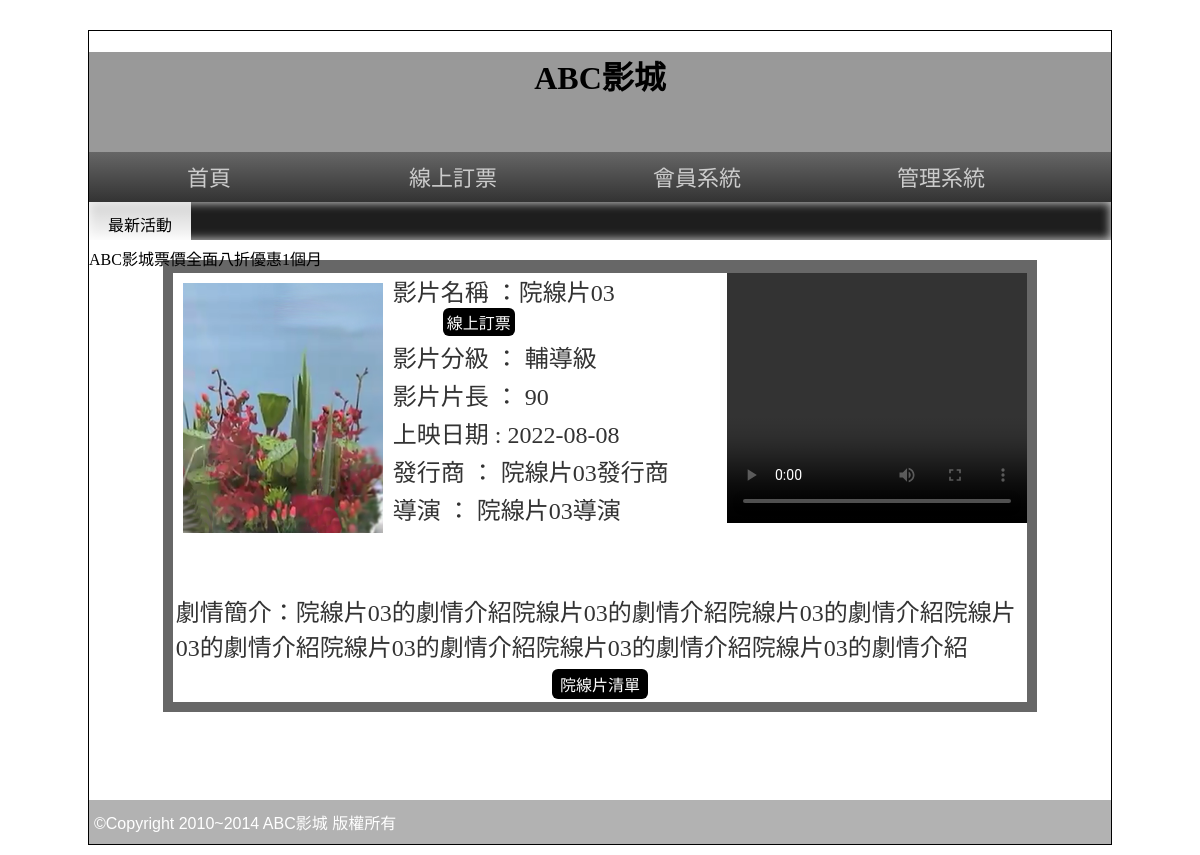
The app's page /?do=intro&id=3, older data.
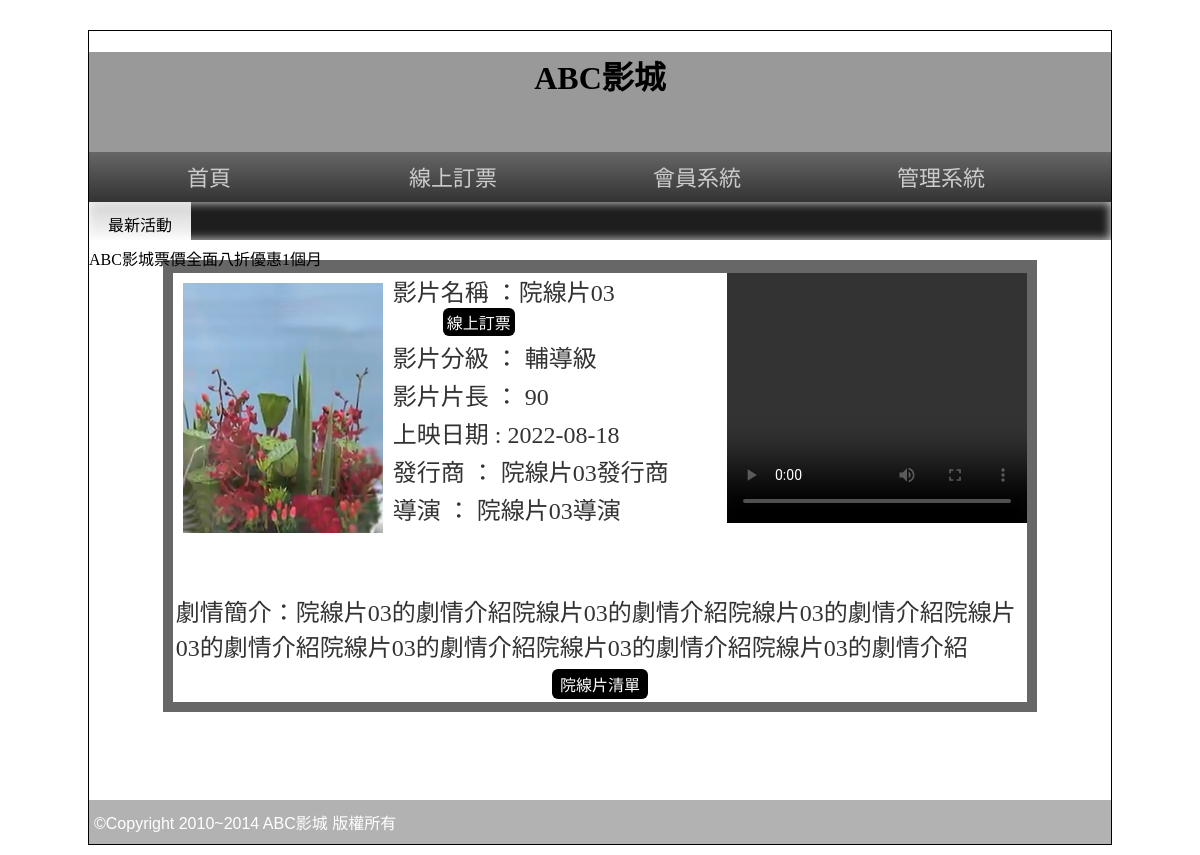
The same page, newer data.
### tables this page shows
CREATE TABLE `movie` (
  `id` int(11) UNSIGNED NOT NULL,
  `name` varchar(64) NOT NULL,
  `level` varchar(10) NOT NULL,
  `length` int(10) UNSIGNED NOT NULL,
  `ondate` date NOT NULL,
  `publish` text NOT NULL,
  `director` text NOT NULL,
  `trailer` text NOT NULL,
  `poster` text NOT NULL,
  `intro` text NOT NULL,
  `rank` int(11) UNSIGNED NOT NULL,
  `sh` int(1) UNSIGNED NOT NULL
);

### base.php (called while the page is built, shortened)
<?php
class DB{
    protected $table;
    protected $dsn='mysql:host=localhost;charset=utf8;dbname=db19';
    protected $pdo;
    function __construct($table)
    {
        $this->table=$table;
        $this->pdo=new PDO($this->dsn,'root','');
    }
    function find($arg){
        $sql="select * from $this->table where";
        if(is_array($arg)){
            foreach($arg as $key => $val){
                $tmp[]="`$key`='$val'";
            }
            $sql .= join(" && ",$tmp);
        }else{
            $sql .= " `id`='$arg'";
        }
        return $this->pdo->query($sql)->fetch(PDO::FETCH_ASSOC);
    }
}
$Movie=new DB('movie');
?>

### front/intro.php (the view)
<?php
$row=$Movie->find($_GET['id']);
?>
  <div id="mm">
    <div class="tab rb" style="width:87%;">
      <div style="background:#FFF; width:100%; color:#333; text-align:left">
        <video src="./upload/<?=$row['trailer'];?>" width="300px" height="250px" controls="" style="float:right;"></video>
        <font style="font-size:24px"> <img src="./upload/<?=$row['poster'];?>" width="200px" height="250px" style="margin:10px; float:left">
        <p style="margin:3px">影片名稱 ：<?=$row['name'];?>
          <input type="button" value="線上訂票" onclick="location.href='?do=order&id=<?=$row['id'];?>'" style="margin-left:50px; padding:2px 4px" class="b2_btu">
        </p>
        <p style="margin:3px">影片分級 ： <?=$row['level'];?> </p>
        <p style="margin:3px">影片片長 ： <?=$row['length'];?></p>
        <p style="margin:3px">上映日期 : <?=$row['ondate'];?></p>
        <p style="margin:3px">發行商 ： <?=$row['publish'];?></p>
        <p style="margin:3px">導演 ： <?=$row['director'];?></p>
        <br>
        <br>
        <p style="margin:10px 3px 3px 3px; word-break:break-all"> 劇情簡介：<?=$row['intro'];?><br>
        </p>
        </font>
        <table width="100%" border="0">
          <tbody>
            <tr>
              <td align="center"><input type="button" value="院線片清單" onclick="location.href='index.php'"></td>
            </tr>
          </tbody>
        </table>
      </div>
    </div>
  </div>

### index.php (shortened to what this page needs)
<?php include_once "base.php";?>
<!DOCTYPE html PUBLIC "-//W3C//DTD XHTML 1.0 Transitional//EN" "http://www.w3.org/TR/xhtml1/DTD/xhtml1-transitional.dtd">
<html xmlns="http://www.w3.org/1999/xhtml">
<head>
  <link rel="stylesheet" href="./css/css.css">
  <link href="./css/s2.css" rel="stylesheet" type="text/css">
</head>
<body>
  <div id="main">
    <div id="top" class="ct" style=" background:#999 center; background-size:cover; " title="替代文字">
      <h1>ABC影城</h1>
    </div>
    <div id="top2">
      <a href="index.php">首頁</a>
      <a href="?do=order">線上訂票</a>
      <a href="#">會員系統</a>
      <a href="back.php">管理系統</a>
    </div>
    <div id="text"> <span class="ct">最新活動</span>
      <marquee direction="right">
        ABC影城票價全面八折優惠1個月
      </marquee>
    </div>
    <div id="mm">
      <?php
        $do=$_GET['do']??'main';
        $file='./front/'.$do.".php";
        if(file_exists($file)){
          include $file;
        }else{
          include './front/main.php';
        }
      ?>
    </div>
    <div id="bo"> ©Copyright 2010~2014 ABC影城 版權所有 </div>
  </div>
</body>
</html>

### css/css.css (style rules this page uses)
body { background:url(../icon/b.png); font-family:微軟正黑體; }
input[type='button'],input[type='submit'],input[type='reset'],button,.button { background:#000; color:#fff; border:none; cursor:pointer; font-size:16px; text-decoration:none; padding:3px 8px; border-radius:6px; margin:0 3px; }
#main { width:1022px; min-height:766px; border:#000 1px solid; margin:30px auto 10px auto; }
#top { display:block; height:100px; }
#top2 { display:block; height:50px; background: -webkit-linear-gradient(top,#666,#333); background: -ms-linear-gradient(top,#666,#333); background: -moz-linear-gradient(top,#666,#333); background: linear-gradient(top,#666,#333); }
#top2 a { display:inline-block; width:200px; padding:12px 20px 12px 20px; text-align:center; color:#ccc; text-decoration:none; font:normal 22px/26px Open Sans,'微軟正黑體'; transition:all ease-in .3s; }
#text { display:block; height:38px; box-shadow:#CCC 0px 0px 10px 1px inset; background-color: #1e1e1e; }
#text span { width:10%; display:inline-block; padding:10px 0px 10px 0px; vertical-align:top; background: -ms-linear-gradient(top,rgba(255,255,255,0.8),rgba(255,255,255,1)); background: -webkit-linear-gradient(top,rgba(255,255,255,0.8),rgba(255,255,255,1)); background: -moz-linear-gradient(top,rgba(255,255,255,0.8),rgba(255,255,255,1)); background: linear-gradient(top,rgba(255,255,255,0.8),rgba(255,255,255,1)); }
#mm { padding:10px; min-height:520px; }
#bo { padding:10px 5px 10px 5px; min-height:20px; display:block; color:#FFF; font-family:Arial, Helvetica, sans-serif,'微軟正黑體'; font-weight:500; background:rgba(0,0,0,0.3); }
.ct { text-align:center; }
.rb { background:rgba(39,39,39,0.7); color:rgba(255,255,255,0.9); }
.tab { width:80%; display:block; margin-left:auto; margin-right:auto; min-height:100px; padding:10px; }

Row changes from the older to the newer data that the page shows:
changed movie "院線片03": ondate "2022-08-08" → "2022-08-18"
